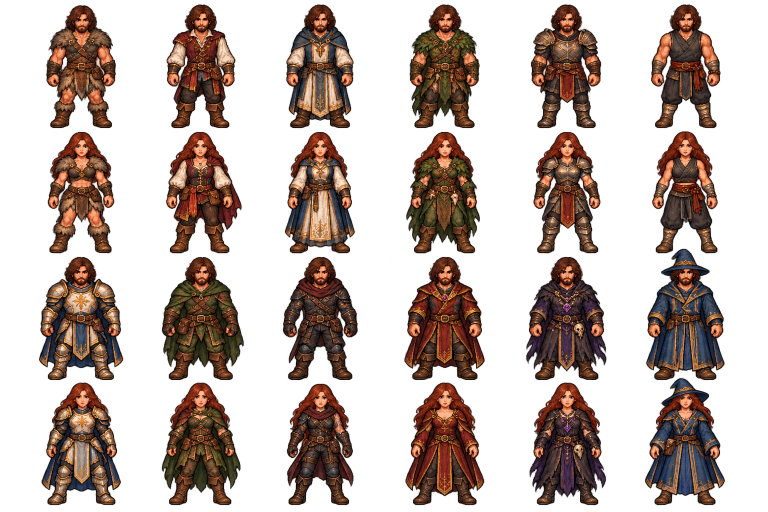
#> input picture characters/class-outfits-v1/source/imagegen/class-outfits-source-v1.png, 1536 x 1024 px (shown at 1/2 size)
$ python build_class_outfits.py
#> lines starting #> are read from the running program, lines starting #| are printed output that depends on the picture
from __future__ import annotations

import json
from collections import deque
from pathlib import Path

from PIL import Image, ImageDraw, ImageFont


ROOT = Path(__file__).resolve().parents[1]
SOURCE = ROOT / "source" / "imagegen" / "class-outfits-source-v1.png"
SHEETS = ROOT / "sheets"
SPRITES = ROOT / "sprites"
MANIFESTS = ROOT / "manifests"
PREVIEWS = ROOT / "previews"

CLASSES = (
    "barbarian", "bard", "cleric", "druid", "fighter", "monk",
    "paladin", "ranger", "rogue", "sorcerer", "warlock", "wizard",
)
TURKISH = (
    "Barbar", "Ozan", "Ruhban", "Druid", "Savaşçı", "Keşiş",
    "Paladin", "Korucu", "Haydut", "Büyü Kaynaklı", "Antlaşmalı Büyücü", "Sihirbaz",
)
CELL_W = CELL_H = 256


def color_delta(first: tuple[int, int, int], second: tuple[int, int, int]) -> int:
    return max(abs(first[index] - second[index]) for index in range(3))


# [45 lines left out: function remove_connected_background, not called in this run]


def main() -> None:
    for folder in (SHEETS, SPRITES, MANIFESTS, PREVIEWS):
        folder.mkdir(parents=True, exist_ok=True)

    source = Image.open(SOURCE).convert("RGBA")
#> source is the input picture: PIL image 1536x1024 RGBA; mean R, G, B, A 78.3, 47.5, 33.3, 94.2
    if source.size != (1536, 1024):
        raise ValueError(f"Unexpected source size: {source.size}")

    records = []
    atlas = Image.new("RGBA", source.size, (0, 0, 0, 0))
#> atlas: PIL image 1536x1024 RGBA; every value is 0
    entries = []
    for row in range(4):
        gender = "male" if row in (0, 2) else "female"
        class_offset = 0 if row < 2 else 6
        for column in range(6):
            class_index = class_offset + column
            class_id = CLASSES[class_index]
            crop = source.crop((column * CELL_W, row * CELL_H, (column + 1) * CELL_W, (row + 1) * CELL_H))
            sprite = crop
            output_dir = SPRITES / class_id
            output_dir.mkdir(parents=True, exist_ok=True)
            filename = f"{class_id}-{gender}-outfit-baseline-v1.png"
            path = output_dir / filename
            sprite.save(path)
            atlas.alpha_composite(sprite, (column * CELL_W, row * CELL_H))
            relative = path.relative_to(ROOT).as_posix()
            records.append({
                "class": class_id,
                "class_name_tr": TURKISH[class_index],
                "gender": gender,
                "file": relative,
                "source_cell": [column, row],
            })
            entries.append({"id": f"{class_id}-{gender}", "x": column * CELL_W, "y": row * CELL_H,
                            "width": CELL_W, "height": CELL_H})
#> this loop made 4 passes
#> pass 1, in main, `sprite.save(path)`:
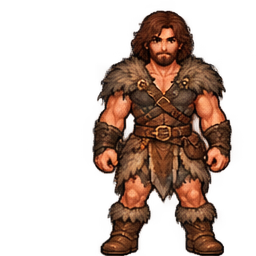
#> saved as barbarian-male-outfit-baseline-v1.png: PIL image 256x256 RGBA; mean R, G, B, A 82, 46.5, 28.8, 87.1; transparent parts drawn white
#> pass 1, in main, `sprite.save(path)`:
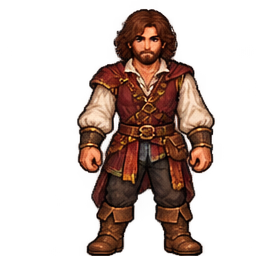
#> saved as bard-male-outfit-baseline-v1.png: PIL image 256x256 RGBA; mean R, G, B, A 90.5, 52.9, 36.3, 84.3; transparent parts drawn white
#> pass 1, in main, `sprite.save(path)`:
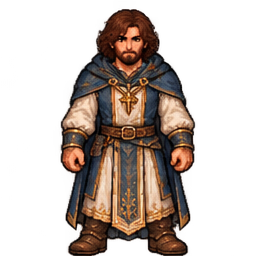
#> saved as cleric-male-outfit-baseline-v1.png: PIL image 256x256 RGBA; mean R, G, B, A 86.3, 60.9, 47, 94.8; transparent parts drawn white
#> pass 1, in main, `sprite.save(path)`:
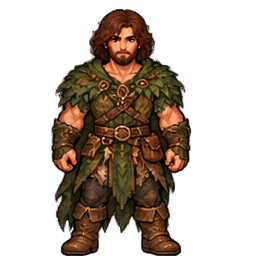
#> saved as druid-male-outfit-baseline-v1.png: PIL image 256x256 RGBA; mean R, G, B, A 72.3, 45.1, 25, 94.1; transparent parts drawn white
#> after the loop:
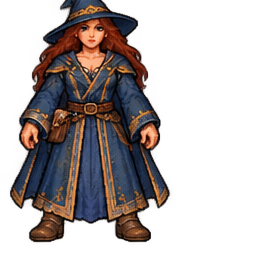
#> sprite: PIL image 256x256 RGBA; mean R, G, B, A 63.3, 46.5, 42.4, 101.1; transparent parts drawn white
#> after the loop, entries = 24 items; records = 24 items

    atlas.save(SHEETS / "class-outfits-transparent-atlas-v1.png")
    (MANIFESTS / "class-outfits-v1.json").write_text(json.dumps({
        "id": "class-outfits-v1",
        "classes": list(CLASSES),
        "genders": ["male", "female"],
        "sprite_size": [CELL_W, CELL_H],
        "count": len(records),
        "sprites": records,
        "atlas": "sheets/class-outfits-transparent-atlas-v1.png",
        "atlas_entries": entries,
        "note": "Concept baselines for class identity. Runtime animation equipment layers still use anchor profiles.",
    }, ensure_ascii=False, indent=2) + "\n", encoding="utf-8")

    preview = Image.new("RGBA", source.size, (28, 22, 20, 255))
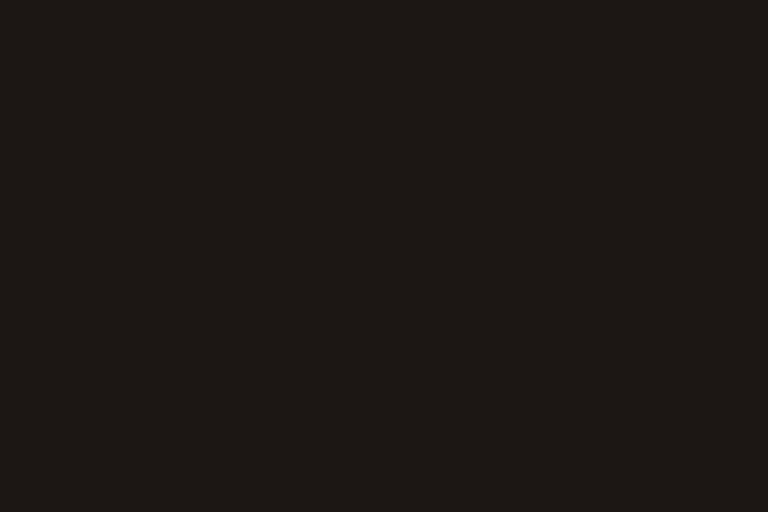
#> preview: PIL image 1536x1024 RGBA (shown at 1/2 size); mean R, G, B, A 28, 22, 20, 255
    checker_a, checker_b = (46, 48, 54, 255), (35, 37, 43, 255)
    draw = ImageDraw.Draw(preview)
    for y in range(0, source.height, 32):
        for x in range(0, source.width, 32):
            draw.rectangle((x, y, x + 31, y + 31), fill=checker_a if (x // 32 + y // 32) % 2 == 0 else checker_b)
    preview.alpha_composite(atlas)
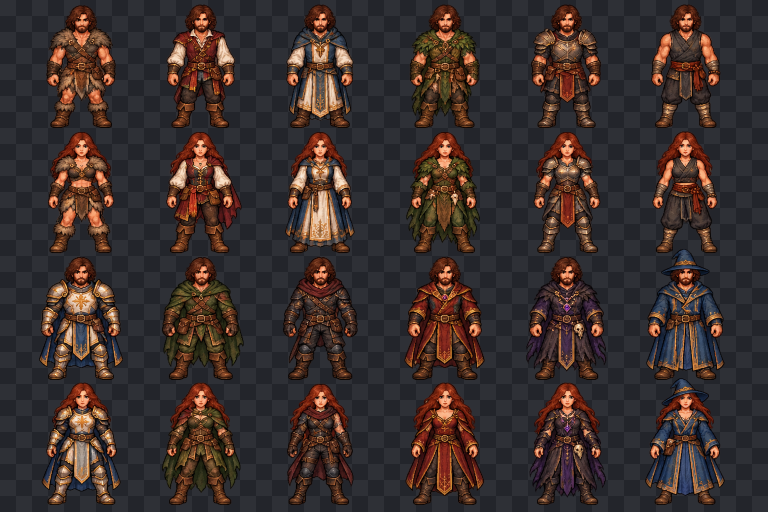
#> preview: PIL image 1536x1024 RGBA (shown at 1/2 size); mean R, G, B, A 59.7, 47.9, 45.8, 255
    preview.convert("RGB").save(PREVIEWS / "class-outfits-v1-preview.png")

    errors = []
    for record in records:
        image = Image.open(ROOT / record["file"])
        extrema = image.getchannel("A").getextrema()
#> extrema = (0, 254)
        if extrema[0] != 0 or extrema[1] < 250:
            errors.append(f"Invalid alpha: {record['file']} {extrema}")
    qa = {"status": "pass" if not errors else "fail", "checked": len(records), "errors": errors}
#> qa = {'status': 'pass', 'checked': 24, 'errors': []}
    (MANIFESTS / "qa-report-v1.json").write_text(
        json.dumps(qa, ensure_ascii=False, indent=2) + "\n", encoding="utf-8"
    )
    print(json.dumps(qa, ensure_ascii=False, indent=2))
#| {
#|   "status": "pass",
#|   "checked": 24,
#|   "errors": []
#| }


if __name__ == "__main__":
    main()
